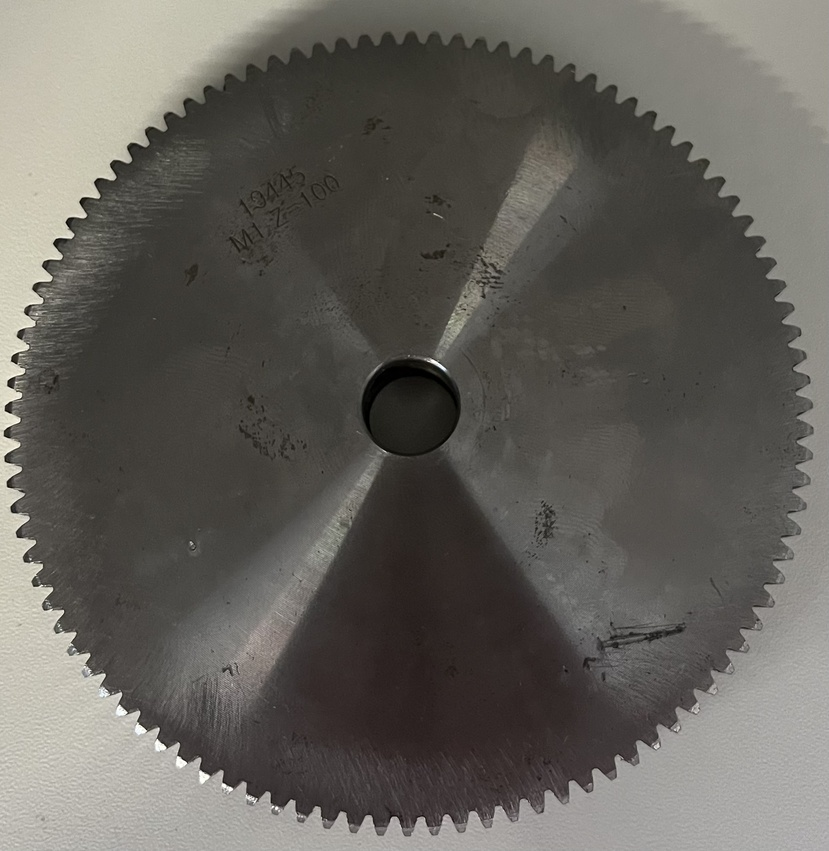
#> input picture Big_gear zonder flits v0.2.jpg, 829 x 851 px, shrunk from 1959 x 2011 before the run
$ python Image.py
#> lines starting #> are read from the running program, lines starting #| are printed output that depends on the picture; after the words box and inside, x2 and y2 are one past the last pixel; in counts of white or black regions, pixels touching at a corner belong together
import cv2
import numpy as np
import matplotlib.pyplot as plt

# Load the image
image = cv2.imread('Big_gear zonder flits v0.2.jpg', cv2.IMREAD_GRAYSCALE)
#> image: shape (851, 829); min 0, max 255, mean 96.9

# Apply GaussianBlur to reduce noise
blurred_image = cv2.GaussianBlur(image, (5, 5), 1.4)

# Apply Canny edge detection
edges = cv2.Canny(blurred_image, 50, 200)
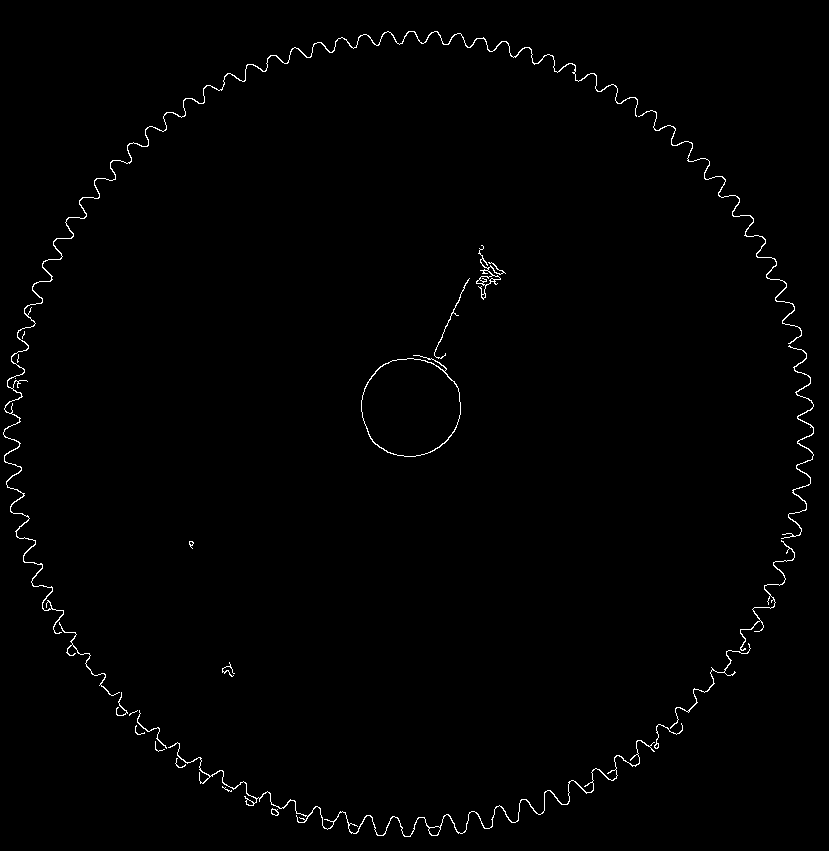
#> edges: shape (851, 829); 0.9% white in thin lines or dots

# Display the result
plt.figure(figsize=(8, 6))
plt.imshow(edges, cmap='gray')
plt.title('Canny Edge Detection')
plt.axis('off')
plt.show()

$ run again, with Big_gear zonder flits v0.1.jpg copied over Big_gear zonder flits v0.2.jpg
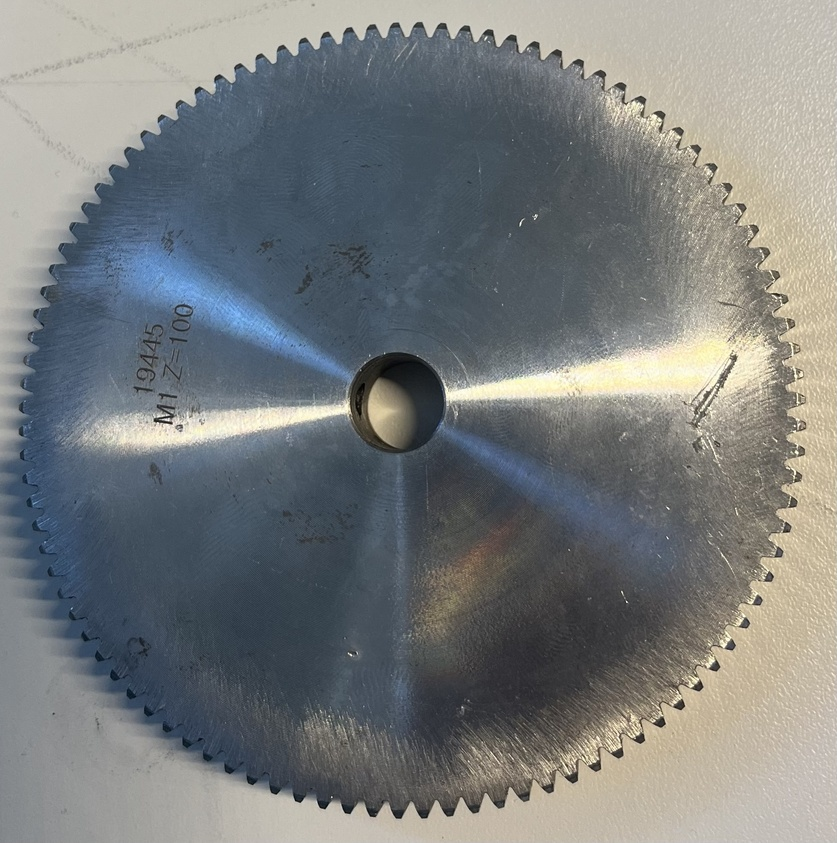
#> input picture Big_gear zonder flits v0.1.jpg, 837 x 843 px, shrunk from 1951 x 1967 before the run
#> `image = cv2.imread('Big_gear zonder flits v0.2.jpg', cv2.IMREAD_GRAYSC..`:
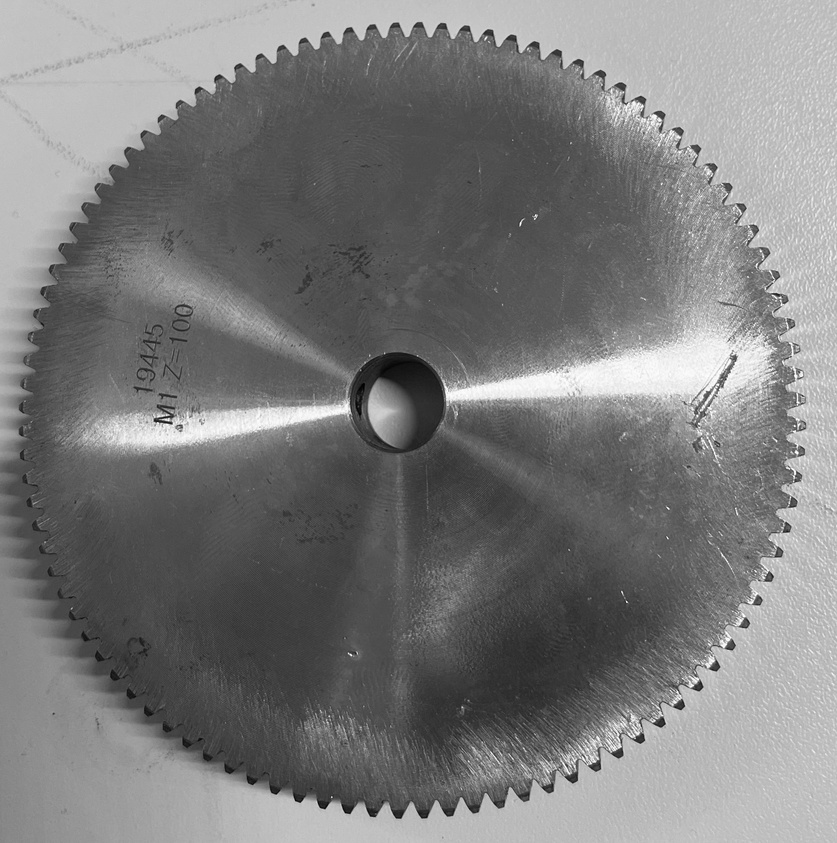
#> image: shape (843, 837); min 0, max 255, mean 123.3
#> `edges = cv2.Canny(blurred_image, 50, 200)`:
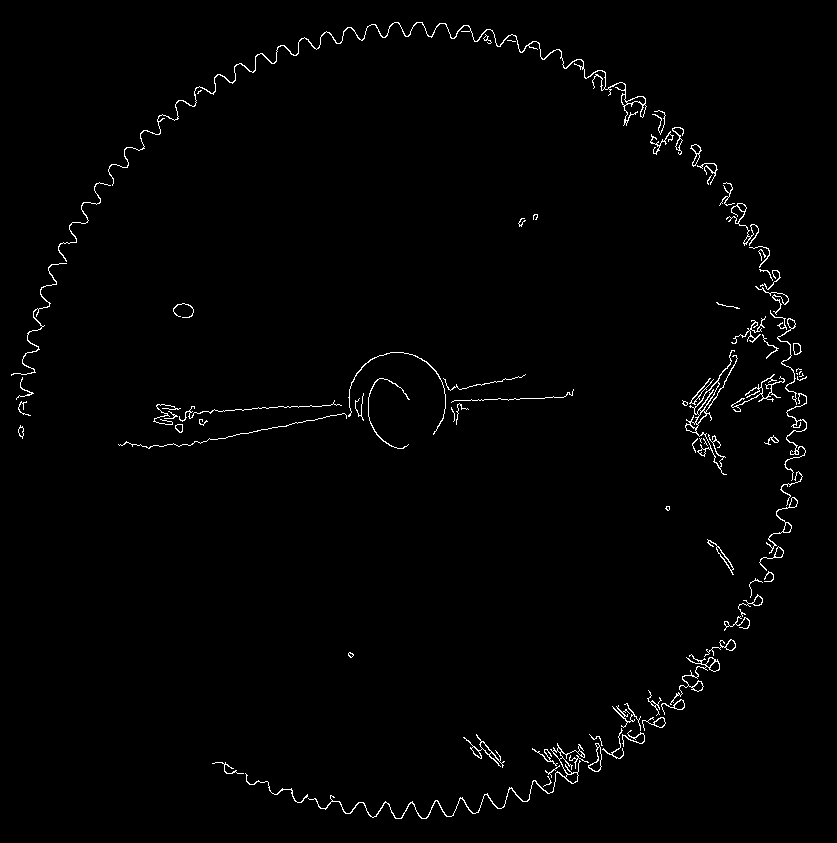
#> edges: shape (843, 837); 1.3% white in thin lines or dots, all inside (x1, y1, x2, y2) = (11, 22, 807, 819)

$ run again, with Big_gear flits v0.1.jpg copied over Big_gear zonder flits v0.2.jpg
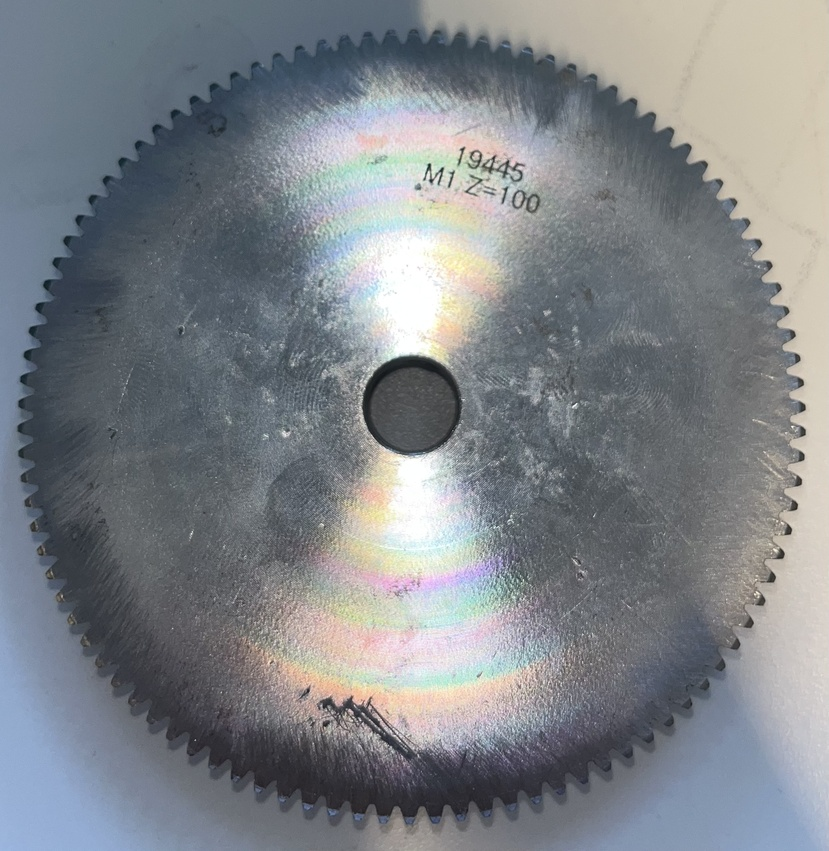
#> input picture Big_gear flits v0.1.jpg, 829 x 851 px, shrunk from 2343 x 2406 before the run
#> `image = cv2.imread('Big_gear zonder flits v0.2.jpg', cv2.IMREAD_GRAYSC..`:
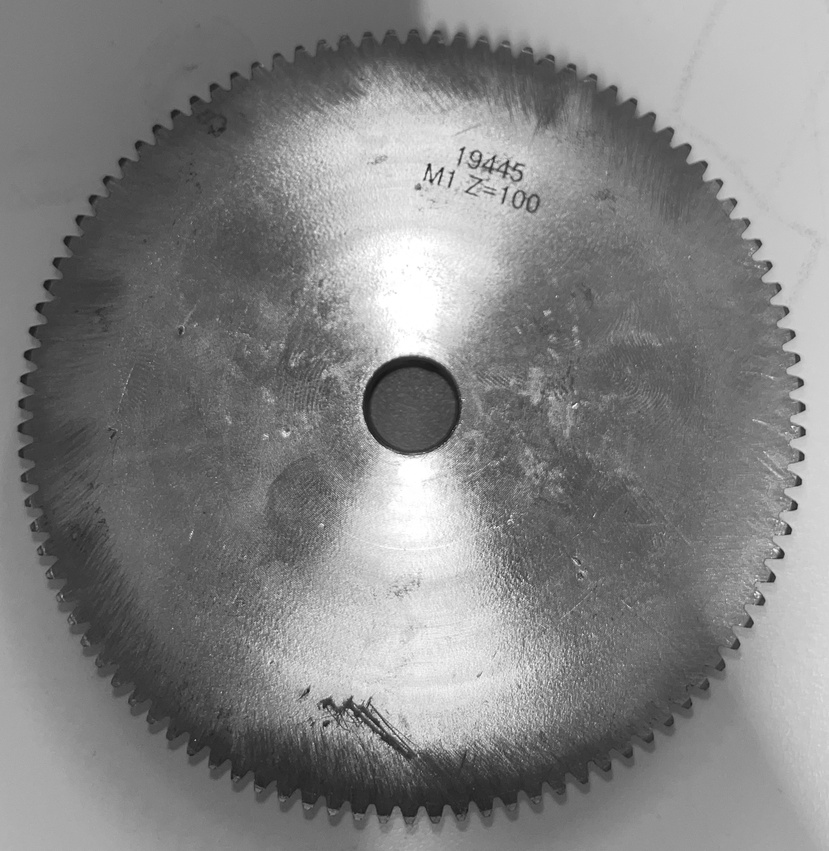
#> image: shape (851, 829); min 18, max 255, mean 130.9
#> `edges = cv2.Canny(blurred_image, 50, 200)`:
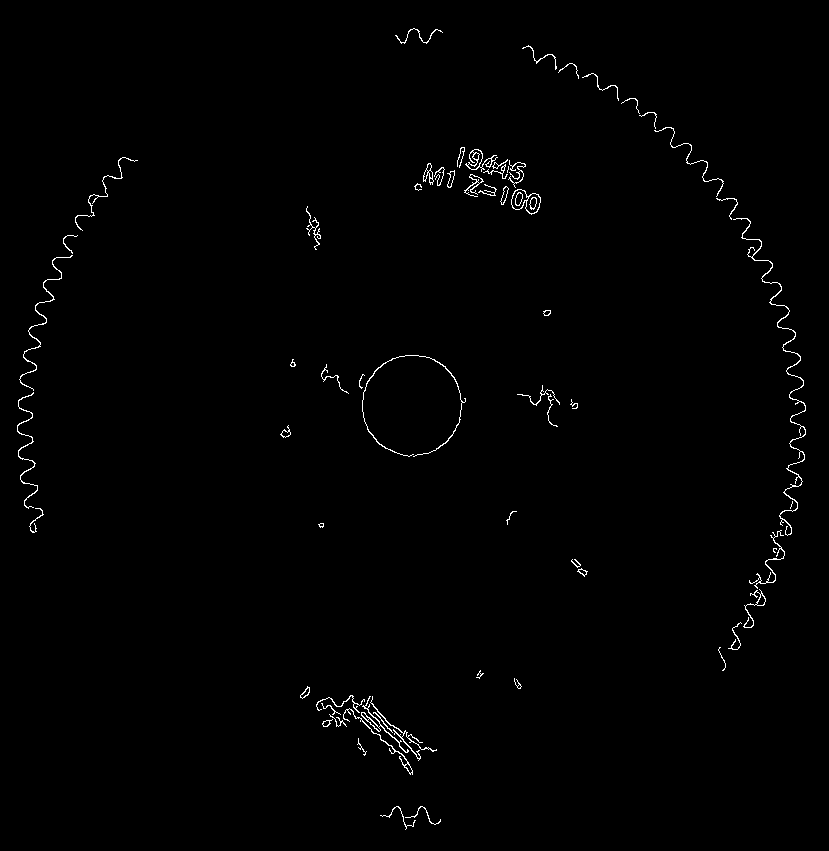
#> edges: shape (851, 829); 0.81% white in thin lines or dots, all inside (x1, y1, x2, y2) = (17, 28, 806, 830)

$ run again, with Big_gear flits v0.2.jpg copied over Big_gear zonder flits v0.2.jpg
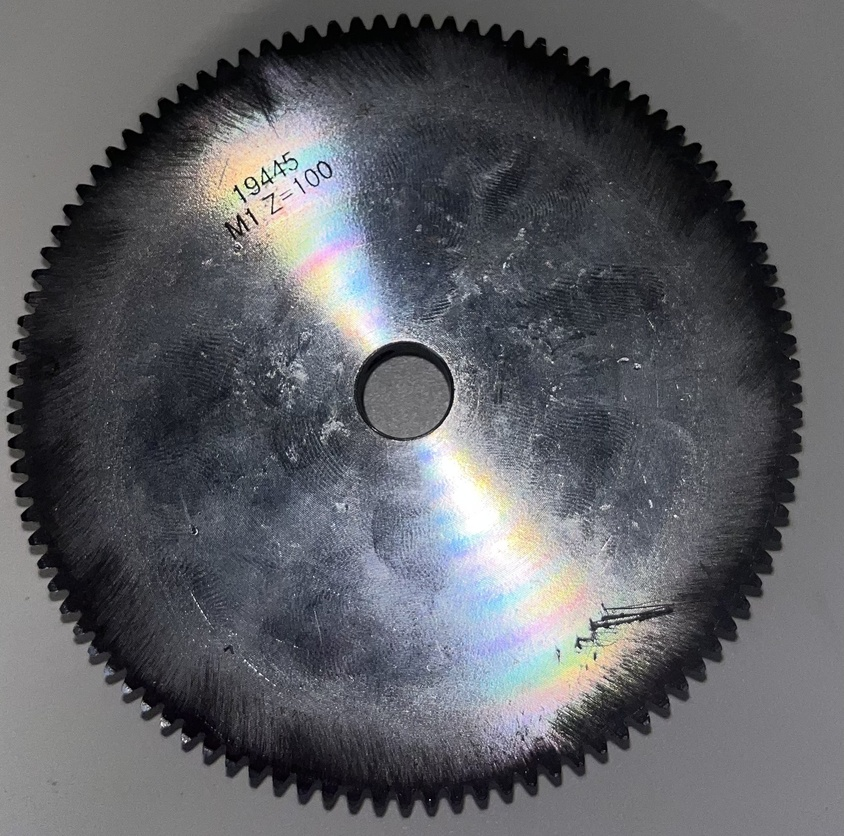
#> input picture Big_gear flits v0.2.jpg, 844 x 836 px, shrunk from 2155 x 2136 before the run
#> `image = cv2.imread('Big_gear zonder flits v0.2.jpg', cv2.IMREAD_GRAYSC..`:
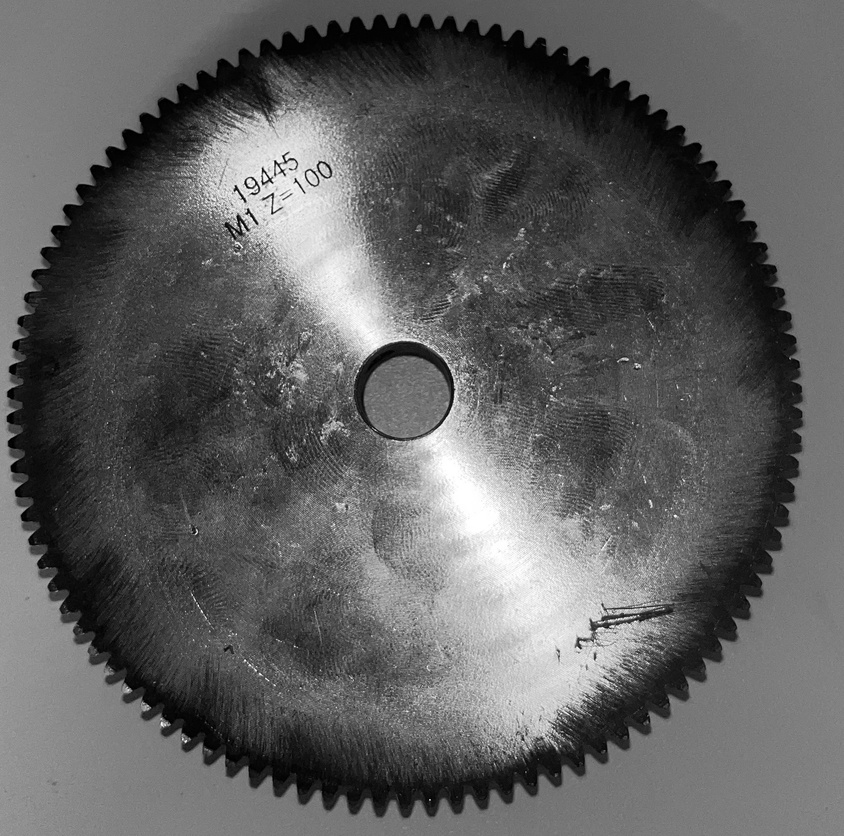
#> image: shape (836, 844); min 0, max 255, mean 95.7
#> `edges = cv2.Canny(blurred_image, 50, 200)`:
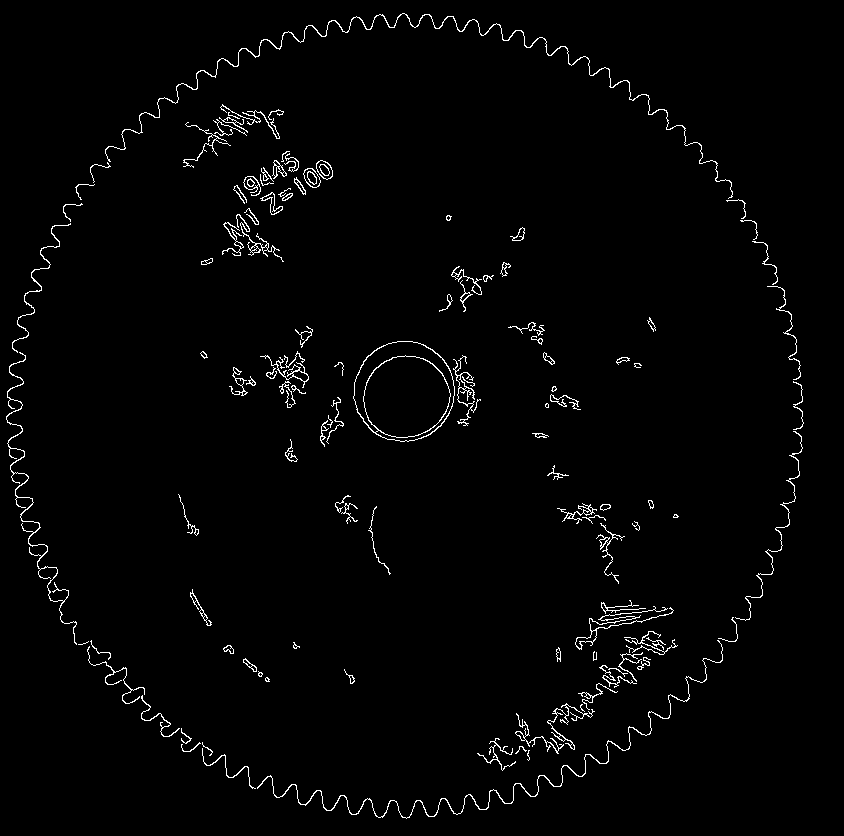
#> edges: shape (836, 844); 1.8% white in thin lines or dots
